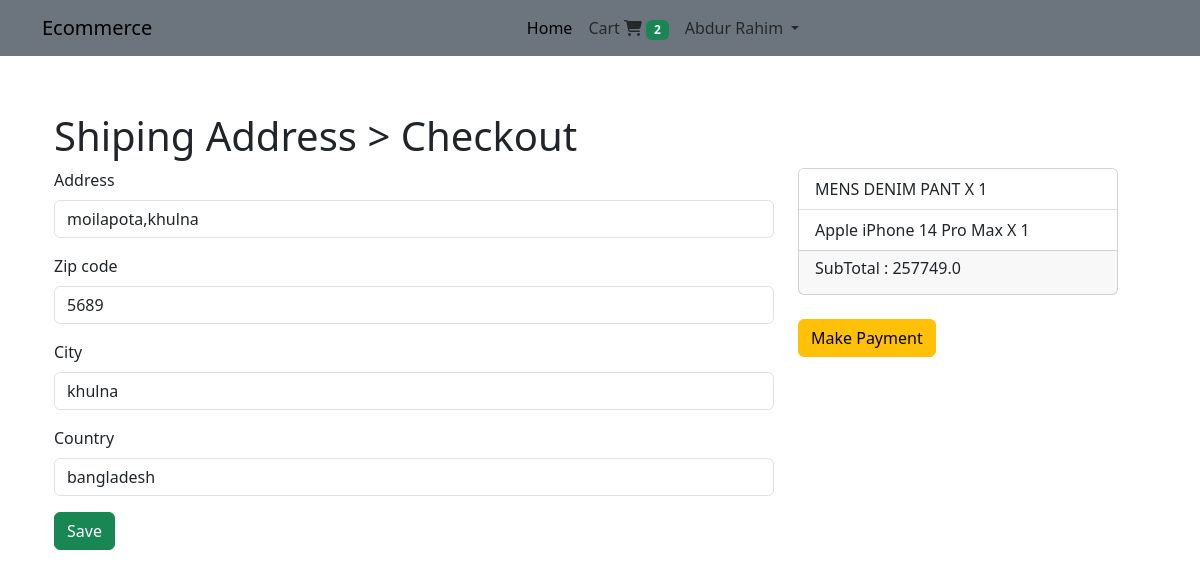
The page /payment/checkout/ (signed in) on the database its author committed.
### App_login/models.py (models this page shows, shortened)
class User(AbstractBaseUser, PermissionsMixin):
    email = models.EmailField(unique=True, null=False)
    is_active = models.BooleanField(default=True)
    is_staff = models.BooleanField(default=False)
    USERNAME_FIELD = 'email'
    objects = MyUserManager()

class Profile(models.Model):
    user = models.OneToOneField(
        User, on_delete=models.CASCADE, related_name='user_profile')
    fullname = models.CharField(max_length=20, blank=True)
    address = models.CharField(max_length=255)
    phone = models.CharField(max_length=15, blank=True)
    zip_code = models.CharField(max_length=10, blank=True)
    city = models.CharField(max_length=10, blank=True)
    country = models.CharField(max_length=10, blank=True)
    join_date = models.DateField(auto_now_add=True)

### App_order/models.py (models this page shows)
class Order(models.Model):
    processing = 'processing'
    delivered = 'delivered'
    status_choices = [
        (processing, 'Processing'),
        (delivered, 'Delivered')
    ]
    order_items = models.ManyToManyField(Cart)
    coupon = models.ForeignKey(
        Coupon, on_delete=models.CASCADE, null=True, blank=True, related_name='cart_coupon')
    user = models.ForeignKey(settings.AUTH_USER_MODEL,
                             on_delete=models.CASCADE, related_name='user_order')
    ordered = models.BooleanField(default=False)
    payment_id = models.CharField(max_length=255, null=True, blank=True)
    order_id = models.CharField(max_length=255, null=True, blank=True)
    status = models.CharField(
        max_length=10, choices=status_choices, default=processing)
    def get_totals(self):
        total = 0
        for order_item in self.order_items.all():
            total += float(order_item.get_total())
        if self.coupon and self.coupon.is_expaired == False:
            if self.coupon.min_amount <= total:
                total = total - (total * (self.coupon.discount/100))
                return total
        return total

class Cart(models.Model):
    user = models.ForeignKey(settings.AUTH_USER_MODEL,
                             on_delete=models.CASCADE, related_name='user_cart')
    item = models.ForeignKey(
        Product, on_delete=models.CASCADE)
    quantity = models.IntegerField(default=1)
    purchased = models.BooleanField(default=False)
    create_at = models.DateTimeField(auto_now_add=True)
    update_at = models.DateTimeField(auto_now=True)
    def __str__(self):
        return f'{self.item.product_name} X {self.quantity}'
    def get_total(self):
        total = self.item.price * self.quantity
        float_format = format(total, '0.2f')
        return float_format

### App_payment/models.py (models this page shows, shortened)
class BillingAddress(models.Model):
    user = models.OneToOneField(
        settings.AUTH_USER_MODEL, on_delete=models.CASCADE, related_name='user_billing_address')
    address = models.CharField(max_length=255, null=True, blank=True)
    zip_code = models.CharField(max_length=10, null=True, blank=True)
    city = models.CharField(max_length=10, null=True, blank=True)
    country = models.CharField(max_length=10, null=True, blank=True)
    def is_fully_filled(self):
        field_names = [f.name for f in self._meta.get_fields()]
        for field_name in field_names:
            value = getattr(self, field_name)
            if value is None or value == '':
                return False
        return True

### App_shop/models.py (models this page shows, shortened)
class Product(models.Model):
    catagory = models.ForeignKey(
        Catagory, on_delete=models.CASCADE, related_name='product_catagory')
    sellar = models.ForeignKey(
        Sellar, on_delete=models.CASCADE, related_name='product_sellar')
    product_image = models.ImageField(upload_to='product_image')
    product_name = models.CharField(max_length=255)
    price = models.FloatField()
    old_price = models.FloatField(default=0.00)
    short_text = models.CharField(max_length=40)
    product_description = models.TextField(verbose_name='product discription')
    create_at = models.DateTimeField(auto_now_add=True)

### App_payment/views.py (the view, shortened to what this page needs)
# urls.py: path('checkout/', views.checkout, name='checkout'),
@login_required
def checkout(request):
    saved_address = BillingAddress.objects.get_or_create(user=request.user)
    order_qs = Order.objects.filter(user=request.user, ordered=False)
    order_items = order_qs[0].order_items.all()
    order_total = order_qs[0].get_totals()
    address_form = BillingAddressForm(instance=saved_address[0])
    return render(request, 'App_payment/checkout.html', context={'address_form': address_form, 'order_items': order_items, 'order_total': order_total})

### App_payment/forms.py
class BillingAddressForm(ModelForm):
    class Meta:
        model = BillingAddress
        exclude = ['user']

### App_order/templatetags/cart_tag.py (called while the page is built)
@register.filter
def cart_total(user):
    order=Order.objects.filter(user=user,ordered=False)
    if order.exists():
        return order[0].order_items.count()
    return 0

### templates/App_payment/checkout.html (shortened to what this page needs)
{% extends 'base.html' %}
{% load crispy_forms_tags %}
{% block body_block %}
<h1> Shiping Address > Checkout</h1>
<div class="row">
    <div class="col-8">
        <form action="" method="post">
            {{address_form|crispy}}
            <input type="submit" value="Save" class="btn btn-success">
        </form>
    </div>
    <div class="col-4">
        <div class="card" style="width: 20rem;">
            <ul class="list-group list-group-flush">
                {% for order in order_items %}
                <li class="list-group-item">{{order}}</li>
                {% endfor %}
            </ul>
            <div class="card-footer">
                <h6>SubTotal : {{order_total}}</h6>
            </div>
        </div>
        {% if user.user_billing_address.is_fully_filled %}
        <a href="{% url 'App_payment:pay' %}" class="btn btn-warning mt-4">Make Payment</a>
        {% else %}
        <p class="alert alert-warning mt-3">Fill Up All Information for make payment</p>
        {% endif %}
    </div>
</div>
{% endblock body_block %}

### templates/base.html (shortened to what this page needs)
{% load static %}
{% load cart_tag %}
<!DOCTYPE html>
<html lang="en">
<head>
    <link href="https://cdn.jsdelivr.net/npm/bootstrap@5.3.0/dist/css/bootstrap.min.css" rel="stylesheet"
>
    <link rel="stylesheet" href="{% static 'css/style.css'%}">
</head>
<body>
    <nav class="navbar navbar-expand-lg bg-secondary position-sticky top-0">
        <div class="container ">
            <a class="navbar-brand" href="{% url 'App_shop:home'%}">Ecommerce</a>
            <div class="collapse navbar-collapse" id="navbarNav">
                <ul class="navbar-nav mx-auto">
                    <li class="nav-item">
                        <a class="nav-link active" aria-current="page" href="{% url 'App_shop:home'%}">Home</a>
                    </li>
                    {% if user.is_authenticated %}
                    <li class="nav-item ">
                        <a class="nav-link" href="{% url 'App_order:cart' %}" id="nav">Cart <i
                                class="fa-solid fa-cart-shopping"></i> <span
                                class="badge text-bg-success">{{request.user|cart_total}}</span></a>
                    </li>
                    <li class="nav-item dropdown">
                        {% if user.user_profile.fullname %}
                        <a class="nav-link dropdown-toggle" href="#" role="button" data-bs-toggle="dropdown"
                            aria-expanded="false">
                            {{user.user_profile.fullname}}
                        </a>
                        {% else %}
                        <a class="nav-link dropdown-toggle" href="#" role="button" data-bs-toggle="dropdown"
                            aria-expanded="false">
                            {{user.email}}
                        </a>
                        {% endif %}
                    </li>
                    {% else %}
                    <li class="nav-item">
                        <a class="nav-link" href="{% url 'App_login:login' %}">Login / SignUp</a>
                    </li>
                    {% endif %}
                </ul>
            </div>
        </div>
    </nav>
    <div class="container pt-5">
        <div class="messages container mt-2">
            {% block body_block %}
            {% endblock body_block %}
        </div>
    </div>
</body>
</html>

### static/css/style.css (style rules this page uses)
* { margin: 0; padding: 0; box-sizing: border-box; }

### rows shown on the page
User: user|cart_total "2", user_profile.fullname "Abdur Rahim"
BillingAddress: address "moilapota,khulna", zip_code "5689", city "khulna", country "bangladesh"
Cart: item+quantity "MENS DENIM PANT X 1"
Cart: item+quantity "Apple iPhone 14 Pro Max X 1"

### other values the page prints
{{ order_total }} "257749.0"
